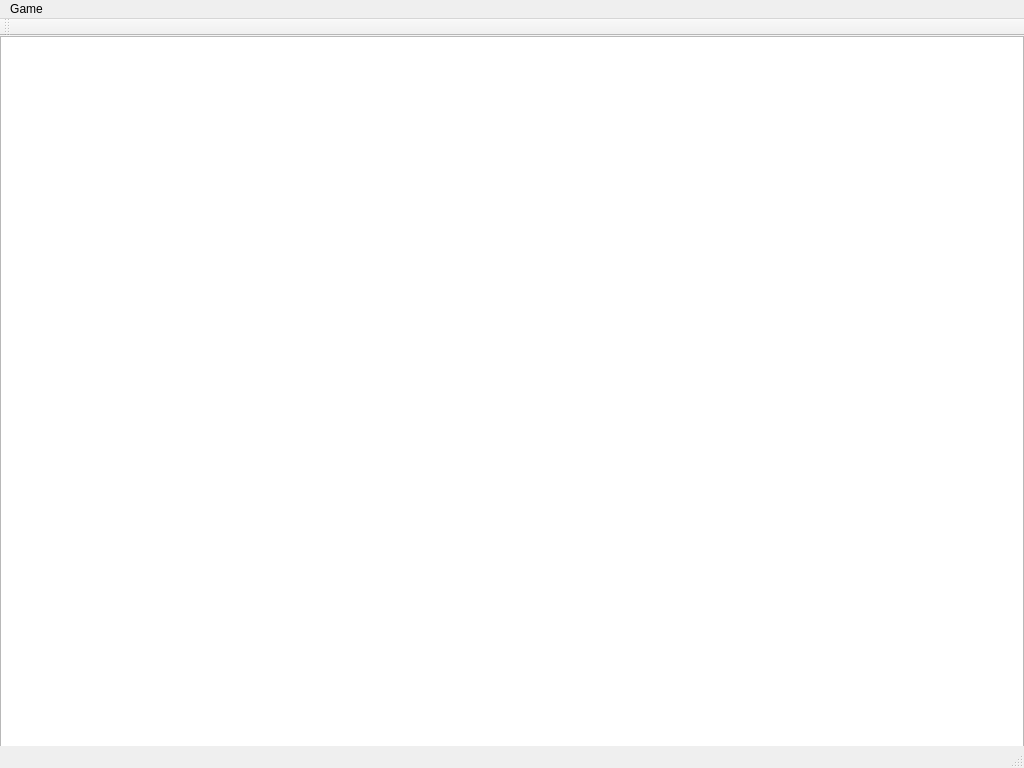
<?xml version="1.0" encoding="UTF-8"?>
<ui version="4.0">
 <class>MainWindow</class>
 <widget class="QMainWindow" name="MainWindow">
  <property name="geometry">
   <rect>
    <x>0</x>
    <y>0</y>
    <width>1024</width>
    <height>768</height>
   </rect>
  </property>
  <property name="minimumSize">
   <size>
    <width>1024</width>
    <height>768</height>
   </size>
  </property>
  <property name="maximumSize">
   <size>
    <width>1024</width>
    <height>768</height>
   </size>
  </property>
  <property name="windowTitle">
   <string>MainWindow</string>
  </property>
  <widget class="QWidget" name="centralWidget">
   <widget class="QGraphicsView" name="graphicsView">
    <property name="geometry">
     <rect>
      <x>0</x>
      <y>0</y>
      <width>1024</width>
      <height>768</height>
     </rect>
    </property>
    <property name="sizePolicy">
     <sizepolicy hsizetype="Fixed" vsizetype="Fixed">
      <horstretch>0</horstretch>
      <verstretch>0</verstretch>
     </sizepolicy>
    </property>
    <property name="minimumSize">
     <size>
      <width>1024</width>
      <height>768</height>
     </size>
    </property>
    <property name="maximumSize">
     <size>
      <width>1024</width>
      <height>768</height>
     </size>
    </property>
    <property name="sizeIncrement">
     <size>
      <width>1024</width>
      <height>768</height>
     </size>
    </property>
    <property name="baseSize">
     <size>
      <width>1024</width>
      <height>768</height>
     </size>
    </property>
    <property name="verticalScrollBarPolicy">
     <enum>Qt::ScrollBarAlwaysOff</enum>
    </property>
    <property name="horizontalScrollBarPolicy">
     <enum>Qt::ScrollBarAlwaysOff</enum>
    </property>
    <property name="sizeAdjustPolicy">
     <enum>QAbstractScrollArea::AdjustIgnored</enum>
    </property>
   </widget>
  </widget>
  <widget class="QMenuBar" name="menuBar">
   <property name="geometry">
    <rect>
     <x>0</x>
     <y>0</y>
     <width>1024</width>
     <height>20</height>
    </rect>
   </property>
   <widget class="QMenu" name="menuGame">
    <property name="title">
     <string>Game</string>
    </property>
    <addaction name="actionRedo"/>
    <addaction name="actionSave"/>
    <addaction name="actionLoad"/>
   </widget>
   <addaction name="menuGame"/>
  </widget>
  <widget class="QToolBar" name="mainToolBar">
   <attribute name="toolBarArea">
    <enum>TopToolBarArea</enum>
   </attribute>
   <attribute name="toolBarBreak">
    <bool>false</bool>
   </attribute>
  </widget>
  <widget class="QStatusBar" name="statusBar"/>
  <action name="actionRedo">
   <property name="text">
    <string>New</string>
   </property>
  </action>
  <action name="actionSave">
   <property name="text">
    <string>Save</string>
   </property>
  </action>
  <action name="actionLoad">
   <property name="text">
    <string>Load</string>
   </property>
  </action>
 </widget>
 <layoutdefault spacing="6" margin="11"/>
 <resources/>
 <connections/>
</ui>
